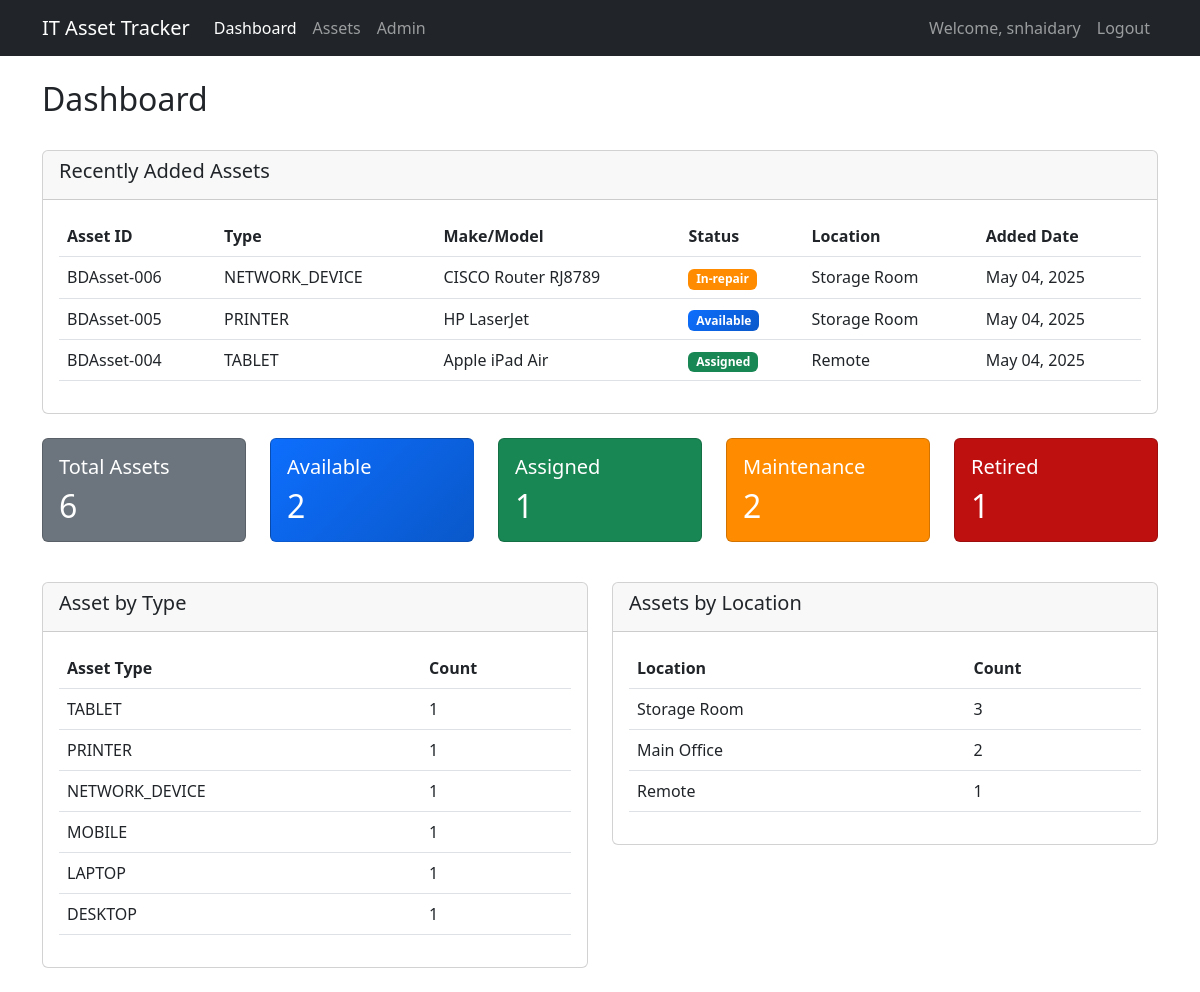
Before: /dashboard/ (signed in) with the older database file.
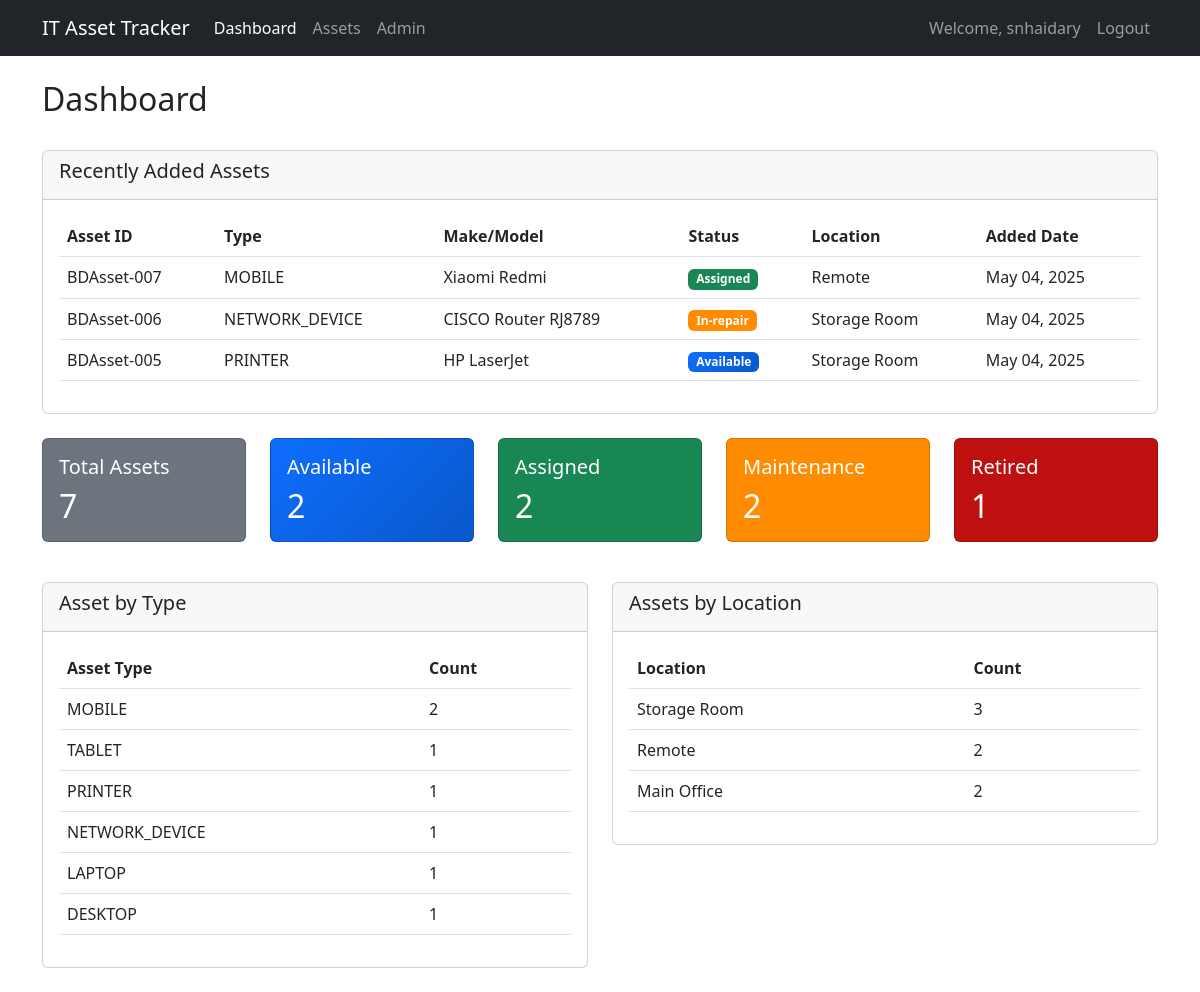
After: the same page with the newer database file.
### assets/models.py (models this page shows, shortened)
class Asset(models.Model):
    STATUS_CHOICES = [
        ('ASSIGNED', 'Assigned'),
        ('AVAILABLE', 'Available'),
        ('IN_REPAIR', 'In-repair'),
        ('RETIRED', 'Retired'),
    ]
    CONDITION_CHOICES = [
        ('WORKING', 'Working'),
        ('SOFTWARE_ISSUE', 'Software-issue'),
        ('HARDWARE_ISSUE', 'Hardware-issue'),
        ('DAMAGED', 'Damaged'),
    ]
    ASSET_TYPE_CHOICES = [
        ('LAPTOP', 'Laptop'),
        ('DESKTOP', 'Desktop'),
        ('MOBILE', 'Mobile'),
        ('TABLET', 'Tablet'),
        ('PRINTER', 'Printer'),
        ('SCANNER', 'Scanner'),
        ('PROJECTOR', 'Projector'),
        ('SERVER', 'Server'),
        ('NETWORK_DEVICE', 'Network Device'),
        ('MONITOR', 'Monitor'),
        ('SCREEN', 'Screen'),
        ('TV', 'TV'),
        ('ROBOTS', 'Robots'),
        ('UPS', 'UPS'),
        ('EXTERNAL_DRIVE', 'External Drive'),
        ('OTHER', 'Other'),
    ]
    OS_CHOICES = [
        ('WINDOWS', 'Windows'),
        ('MACOS', 'macOS'),
        ('LINUX', 'Linux'),
        ('ANDROID', 'Android'),
        ('IOS', 'iOS'),
        ('CHROMEOS', 'ChromeOS'),
        ('HYPEROS', 'HyperOS'),
        ('OTHER', 'Other'),
    ]
    registration_date = models.DateTimeField(default=timezone.now)
    asset_id = models.CharField(max_length=50, unique=True)
    asset_type = models.CharField(max_length=100, choices=ASSET_TYPE_CHOICES)
    make = models.CharField(max_length=100)
    model = models.CharField(max_length=100)
    serial_number = models.CharField(max_length=100, unique=True)
    operating_system = models.CharField(max_length=100, choices=OS_CHOICES)
    processor = models.CharField(max_length=100, blank=True)
    ram = models.IntegerField(validators=[MinValueValidator(0)], blank=True, null=True)
    storage = models.IntegerField(validators=[MinValueValidator(0)], blank=True, null=True)
    location = models.CharField(max_length=200)
    status = models.CharField(max_length=20, choices=STATUS_CHOICES, default='AVAILABLE')
    assignee = models.EmailField(blank=True, null=True)  # Made optional
    condition = models.CharField(max_length=20, choices=CONDITION_CHOICES, default='NEW')
    notes = models.TextField(blank=True)
    class Meta:
        ordering = ['-registration_date']

### dashboard/views.py (the view)
# urls.py: path('', DashboardView.as_view(), name='dashboard'),
class DashboardView(LoginRequiredMixin, TemplateView):
    template_name = 'dashboard/dashboard.html'
    def get_context_data(self, **kwargs):
        context = super().get_context_data(**kwargs)
        context['total_assets'] = Asset.objects.count()
        context['available_assets'] = Asset.objects.filter(status='AVAILABLE').count()
        context['assigned_assets'] = Asset.objects.filter(status='ASSIGNED').count()
        context['under_maintenance_assets'] = Asset.objects.filter(
            status='IN_REPAIR'
        ).count()
        context['retired_assets'] = Asset.objects.filter(status='RETIRED').count()
        context['asset_types'] = Asset.objects.values('asset_type').annotate(
            count=Count('id')
        ).order_by('-count')
        context['locations'] = Asset.objects.values('location').annotate(
            count=Count('id')
        ).order_by('-count')
        context['recent_assets'] = Asset.objects.all().order_by('-registration_date')[:3]
        return context

### templates/dashboard/dashboard.html (shortened to what the changed rows need)
{% extends 'base.html' %}
{% block content %}
<div class="row mb-4">
    <div class="col-md-12">
        <h2>Dashboard</h2>
    </div>
</div>
<div class="row mb-4">
    <div class="col-md-12">
        <div class="card">
            <div class="card-body">
                <div class="table-responsive">
                    <table class="table">
                        <thead>
                            <tr>
                                <th>Asset ID</th>
                                <th>Type</th>
                                <th>Make/Model</th>
                                <th>Status</th>
                                <th>Location</th>
                                <th>Added Date</th>
                            </tr>
                        </thead>
                        <tbody>
                            {% for asset in recent_assets %}
                            <tr>
                                <td>{{ asset.asset_id }}</td>
                                <td>{{ asset.asset_type }}</td>
                                <td>{{ asset.make }} {{ asset.model }}</td>
                                <td>
                                    <span class="badge {% if asset.status == 'AVAILABLE' %}bg-primary{% elif asset.status == 'ASSIGNED' %}bg-success{% elif asset.status == 'IN_REPAIR' %} text-white{% elif asset.status == 'RETIRED' %} text-white{% else %}bg-danger{% endif %}" {% if asset.status == 'RETIRED' %}style="background-color: #BF1010;"{% elif asset.status == 'IN_REPAIR' %}style="background-color: #FF8C00;"{% endif %}>
                                        {{ asset.get_status_display }}
                                    </span>
                                </td>
                                <td>{{ asset.location }}</td>
                                <td>{{ asset.registration_date|date:"M d, Y" }}</td>
                            </tr>
                            {% endfor %}
                        </tbody>
                    </table>
                </div>
            </div>
        </div>
    </div>
</div>
<div class="row mb-4">
    <div class="col mb-3">
        <div class="card bg-secondary text-white">
            <div class="card-body">
                <h5 class="card-title">Total Assets</h5>
                <h2 class="card-text">{{ total_assets }}</h2>
            </div>
        </div>
    </div>
    <div class="col mb-3">
        <div class="card bg-primary text-white">
            <div class="card-body">
                <h2 class="card-text">{{ available_assets }}</h2>
            </div>
        </div>
    </div>
    <div class="col mb-3">
        <div class="card bg-success text-white">
            <div class="card-body">
                <h5 class="card-title">Assigned</h5>
                <h2 class="card-text">{{ assigned_assets }}</h2>
            </div>
        </div>
    </div>
    <div class="col mb-3">
        <div class="card text-white" style="background-color: #FF8C00;">
            <div class="card-body">
                <h2 class="card-text">{{ under_maintenance_assets }}</h2>
            </div>
        </div>
    </div>
    <div class="col mb-3">
        <div class="card text-white" style="background-color: #BF1010;">
            <div class="card-body">
                <h2 class="card-text">{{ retired_assets }}</h2>
            </div>
        </div>
    </div>
</div>
<div class="row mb-4">
    <div class="col-md-6">
        <div class="card">
            <div class="card-body">
                <div class="table-responsive">
                    <table class="table">
                        <thead>
                            <tr>
                                <th>Asset Type</th>
                                <th>Count</th>
                            </tr>
                        </thead>
                        <tbody>
                            {% for type in asset_types %}
                            <tr>
                                <td>{{ type.asset_type }}</td>
                                <td>{{ type.count }}</td>
                            </tr>
                            {% endfor %}
                        </tbody>
                    </table>
                </div>
            </div>
        </div>
    </div>
    <div class="col-md-6">
        <div class="card">
            <div class="card-body">
                <div class="table-responsive">
                    <table class="table">
                        <thead>
                            <tr>
                                <th>Location</th>
                                <th>Count</th>
                            </tr>
                        </thead>
                        <tbody>
                            {% for location in locations %}
                            <tr>
                                <td>{{ location.location }}</td>
                                <td>{{ location.count }}</td>
                            </tr>
                            {% endfor %}
                        </tbody>
                    </table>
                </div>
            </div>
        </div>
    </div>
</div>
{% endblock %}

Changed rows visible on the page:
no longer on this page (row unchanged): Asset: asset_id "BDAsset-004", asset_type "TABLET", make "Apple", model "iPad Air", status "Assigned", location "Remote", registration_date "May 04, 2025"
added Asset: asset_id "BDAsset-007", asset_type "MOBILE", make "Xiaomi", model "Redmi", status "Assigned", location "Remote", registration_date "May 04, 2025"
Other visible differences:
{{ total_assets }}: "6" → "7"
{{ assigned_assets }}: "1" → "2"
new list line: "MOBILE 2"
new list line: "Remote 2"
list line gone: "MOBILE 1"
list line gone: "Remote 1"
